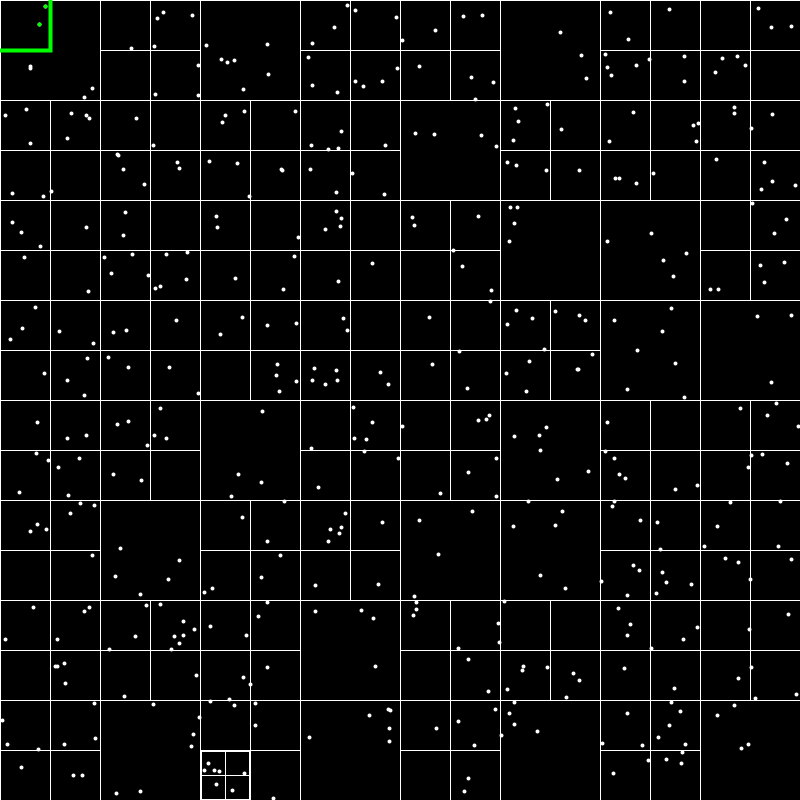
Frame 1 (no input)
Frame 60 (the mouse pressed at the canvas centre just before this capture): identical to frame 1, image omitted
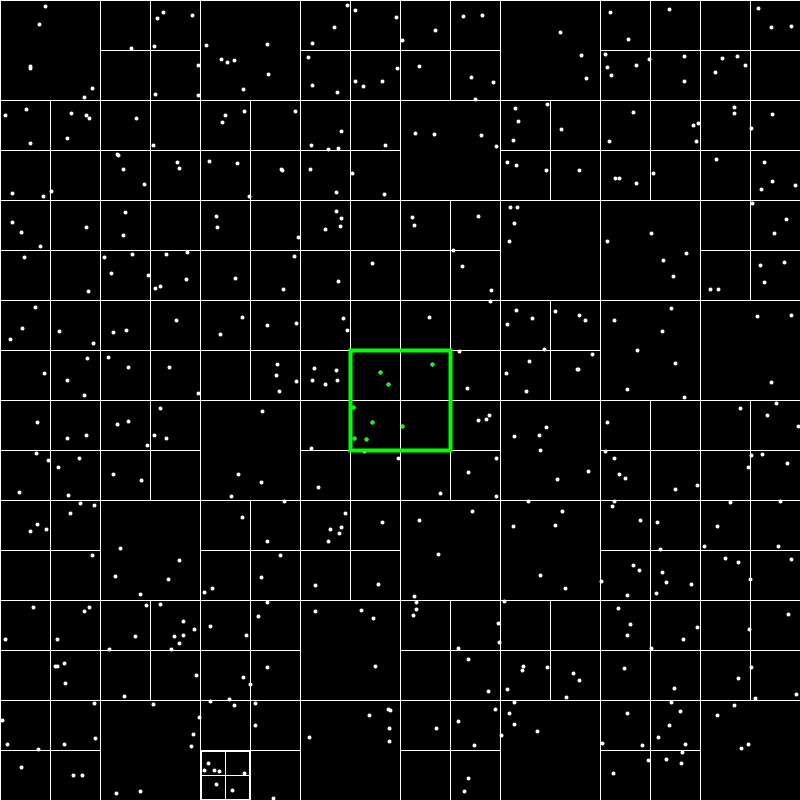
Frame 120 (the mouse held since frame 60 and released just before this capture)

The Processing sketch that drew these frames (run headless with seeded random() and noise(); from frame 60 on, the mouse is pressed at the canvas centre):

// Processing sketch: QuadTree_Part2
// ── QuadTree_Part2.pde
Rec boundary;
Quadtree qt;
Point p;
Rec range;
ArrayList<Point> found;

void setup() {
  size(800, 800);

  boundary = new Rec(0, 0, width, height);

  qt = new Quadtree(boundary, 4);



  found = new ArrayList();

  for (int i = 0; i < 500; i++) {
    int x = (int)random(width), y = (int)random(height);
    p = new Point(x, y);
    qt.insert(p);
  }
}

void draw() {

  background(0);
  qt.show();

  stroke(0, 255, 0);
  rectMode(CENTER);
  range = new Rec(mouseX, mouseY, 50, 50);
  rect(range.x, range.y, range.w*2, range.h*2);
  qt.query(range, found);
  println(found.size());

  for (Point p : found) {
    strokeWeight(4);
    point(p.x, p.y);
  }
  found.clear();
}

// ── Point.pde
// I could do them with PVector

class Point {
  int x, y;

  Point(int x, int y) {
    this.x = x;
    this.y = y;
  }
}

class Rec {
  int x, y, w, h;

  Rec(int x, int y, int w, int h) {
    this.x = x;
    this.y = y;
    this.w = w;
    this.h = h;
  }

  boolean contains(Point point) {
    return (point.x > x - w && 
      point.x < x + w &&
      point.y > y - h &&
      point.y < y + h);
  }
  
  
  boolean intersects(Rec range){
    return !(range.x - range.w > x + w ||
      range.x + range.w < x - w ||
      range.y - range.h > y + h ||
      range.y + range.h < y - h);
  }
}

class Quadtree {
  Rec boundary;
  int capacidade;
  ArrayList<Point> points = new ArrayList();
  boolean divided = false;
  Quadtree nordeste, noroeste, sudeste, sudoeste;




  Quadtree(Rec boundary, int capacidade) {
    this.boundary = boundary;
    this.capacidade = capacidade;
  }




  void subdivide() {
    int x = boundary.x, 
      y = boundary.y, 
      w = boundary.w, 
      h = boundary.h;

    Rec ne = new Rec(x + w/2, y - h/2, w/2, h/2);
    nordeste = new Quadtree(ne, capacidade);

    Rec nw = new Rec(x - w/2, y - h/2, w/2, h/2);
    noroeste = new Quadtree(nw, capacidade);

    Rec se = new Rec(x + w/2, y + h/2, w/2, h/2);
    sudeste = new Quadtree(se, capacidade);

    Rec sw = new Rec(x - w/2, y + h/2, w/2, h/2);
    sudoeste = new Quadtree(sw, capacidade);

    divided = true;
  }




  boolean insert(Point point) {
    if (!(boundary.contains(point))) {
      return false;
    }

    if (this.points.size() < this.capacidade) {
      points.add(point);
      
    } else {
      if (!divided) {
        subdivide();
      }

      nordeste.insert(point);
      noroeste.insert(point);
      sudeste.insert(point);
      sudoeste.insert(point);
      
    }
    return true;
  }




  void show() {
    stroke(255);
    strokeWeight(1);
    noFill();
    rectMode(CENTER);
    rect(boundary.x, boundary.y, boundary.w*2, boundary.h*2);

    if (divided) {
      nordeste.show();
      noroeste.show();
      sudeste.show();
      sudoeste.show();
    }

    for (Point p : points) {
      strokeWeight(4);
      point(p.x, p.y);
     }
  }
  
  
  
  
  
  ArrayList query(Rec range, ArrayList found) {
    if(!(boundary.intersects(range))){
      // will be empty array
      return found;
    } else {
      for(Point p : points){
        if(range.contains(p)){
          found.add(p);
        }
      }
      if(divided){
        noroeste.query(range, found);
        nordeste.query(range, found);
        sudoeste.query(range, found);
        sudeste.query(range, found);
      }
      return found;
    }   
  }
}
